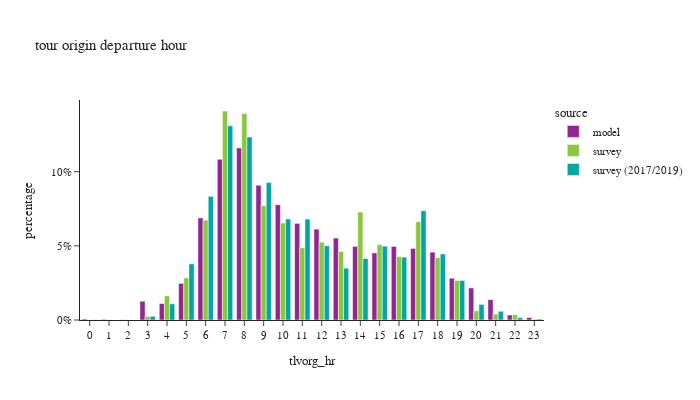

Source (notebook cell):
### Code cell
df_plot = df_tour.groupby(['tlvorg_hr','source'])['toexpfac'].agg(sample_count='size', toexpfac='sum').reset_index()
df_plot['percentage'] = df_plot.groupby(['source'], group_keys=False)['toexpfac']. \
    apply(lambda x: x / float(x.sum()))

fig = px.bar(df_plot, x="tlvorg_hr", y="percentage", color="source",
             barmode="group",title="tour origin departure hour",
             hover_data=['toexpfac','sample_count'])
fig.update_layout(height=400, width=700, font=dict(size=11),
                  xaxis = dict(dtick = 1, categoryorder='category ascending'),
                  yaxis=dict(tickformat=".0%"))
fig.show()

### Figure 1 — Plotly figure (JSON) as saved in the notebook; plotly's stock layout.template omitted (floating-point values rounded to 4 significant figures)
{"data": [{"alignmentgroup": "True", "customdata": [[3946.0, 3946.0], [2666.0, 2666.0], [1024.0, 1024.0], [77400.0, 77400.0], [67840.0, 67840.0], [151000.0, 151000.0], [420700.0, 420700.0], [662800.0, 662800.0], [709900.0, 709900.0], [555600.0, 555600.0], [475800.0, 475800.0], [398800.0, 398800.0], [374800.0, 374800.0], [338000.0, 338000.0], [303700.0, 303700.0], [276800.0, 276800.0], [303400.0, 303400.0], [295300.0, 295300.0], [279900.0, 279900.0], [172500.0, 172500.0], [132400.0, 132400.0], [84040.0, 84040.0], [20680.0, 20680.0], [10050.0, 10050.0]], "hovertemplate": "source=model<br>tlvorg_hr=%{x}<br>percentage=%{y}<br>toexpfac=%{customdata[0]}<br>sample_count=%{customdata[1]}<extra></extra>", "legendgroup": "model", "marker": {"color": "#91268F", "pattern": {"shape": ""}}, "name": "model", "offsetgroup": "model", "orientation": "v", "showlegend": true, "textposition": "auto", "type": "bar", "x": [0, 1, 2, 3, 4, 5, 6, 7, 8, 9, 10, 11, 12, 13, 14, 15, 16, 17, 18, 19, 20, 21, 22, 23], "xaxis": "x", "y": [0.0006449, 0.0004357, 0.0001674, 0.01265, 0.01109, 0.02469, 0.06875, 0.1083, 0.116, 0.09079, 0.07775, 0.06517, 0.06125, 0.05524, 0.04963, 0.04523, 0.04959, 0.04825, 0.04575, 0.02819, 0.02164, 0.01373, 0.003379, 0.001642], "yaxis": "y"}, {"alignmentgroup": "True", "customdata": [[520.4, 2.0], [587.8, 2.0], [322.7, 3.0], [12140.0, 24.0], [82940.0, 75.0], [144700.0, 180.0], [343100.0, 528.0], [718000.0, 1195.0], [709300.0, 1266.0], [392700.0, 832.0], [333100.0, 715.0], [248100.0, 591.0], [267600.0, 621.0], [235500.0, 534.0], [371000.0, 579.0], [258800.0, 604.0], [217600.0, 551.0], [337500.0, 708.0], [213800.0, 516.0], [135500.0, 342.0], [31680.0, 144.0], [20300.0, 69.0], [18290.0, 30.0], [2206.0, 7.0]], "hovertemplate": "source=survey<br>tlvorg_hr=%{x}<br>percentage=%{y}<br>toexpfac=%{customdata[0]}<br>sample_count=%{customdata[1]}<extra></extra>", "legendgroup": "survey", "marker": {"color": "#8CC63E", "pattern": {"shape": ""}}, "name": "survey", "offsetgroup": "survey", "orientation": "v", "showlegend": true, "textposition": "auto", "type": "bar", "x": [0, 1, 2, 3, 4, 5, 6, 7, 8, 9, 10, 11, 12, 13, 14, 15, 16, 17, 18, 19, 20, 21, 22, 23], "xaxis": "x", "y": [0.0001021, 0.0001154, 6.333e-05, 0.002383, 0.01628, 0.0284, 0.06733, 0.1409, 0.1392, 0.07707, 0.06538, 0.0487, 0.05252, 0.04623, 0.07281, 0.0508, 0.0427, 0.06624, 0.04195, 0.0266, 0.006217, 0.003985, 0.00359, 0.0004329], "yaxis": "y"}, {"alignmentgroup": "True", "customdata": [[818.5, 8.0], [72.75, 4.0], [13910.0, 47.0], [60840.0, 193.0], [210800.0, 614.0], [463800.0, 1742.0], [728600.0, 3462.0], [686400.0, 3437.0], [515600.0, 2078.0], [378800.0, 1390.0], [378700.0, 1253.0], [278400.0, 1252.0], [194400.0, 1004.0], [230800.0, 927.0], [277100.0, 1021.0], [235900.0, 1105.0], [410000.0, 1314.0], [248000.0, 1373.0], [148300.0, 880.0], [58630.0, 418.0], [32950.0, 185.0], [9025.0, 61.0], [3630.0, 18.0]], "hovertemplate": "source=survey (2017/2019)<br>tlvorg_hr=%{x}<br>percentage=%{y}<br>toexpfac=%{customdata[0]}<br>sample_count=%{customdata[1]}<extra></extra>", "legendgroup": "survey (2017/2019)", "marker": {"color": "#00A7A0", "pattern": {"shape": ""}}, "name": "survey (2017/2019)", "offsetgroup": "survey (2017/2019)", "orientation": "v", "showlegend": true, "textposition": "auto", "type": "bar", "x": [0, 2, 3, 4, 5, 6, 7, 8, 9, 10, 11, 12, 13, 14, 15, 16, 17, 18, 19, 20, 21, 22, 23], "xaxis": "x", "y": [0.0001471, 1.307e-05, 0.002499, 0.01093, 0.03788, 0.08333, 0.1309, 0.1233, 0.09264, 0.06805, 0.06805, 0.05002, 0.03493, 0.04147, 0.04979, 0.04239, 0.07367, 0.04455, 0.02665, 0.01054, 0.00592, 0.001622, 0.0006522], "yaxis": "y"}], "layout": {"barmode": "group", "font": {"size": 11}, "height": 400, "legend": {"title": {"text": "source"}, "tracegroupgap": 0}, "title": {"text": "tour origin departure hour"}, "width": 700, "xaxis": {"anchor": "y", "categoryorder": "category ascending", "domain": [0.0, 1.0], "dtick": 1, "title": {"text": "tlvorg_hr"}}, "yaxis": {"anchor": "x", "domain": [0.0, 1.0], "tickformat": ".0%", "title": {"text": "percentage"}}}}
